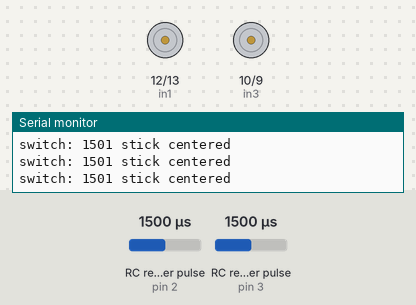
Bench run of a sketch on a simulated Arduino Uno, built with avr-gcc and run on an emulated ATmega328P. Parts: motor-driver pin pairs drawn as motors (green arrow = first pin HIGH = forward, orange = second pin HIGH = backward, longer = more drive, scaled by the enable pin), the last lines printed to the serial monitor. Wiring (inferred from the names in the program): 2 × RC receiver channel: data pin 2 / data pin 3. The inputs (shaded band) are chosen by the test bench; at power-on: RC receiver pulse (sensors on pin 2, pin 3) 1500 µs.

Above: at 1.2 s.
1.3 s: RC receiver pulse (sensor on pin 2) set to 1020 µs
At 2.1 s:
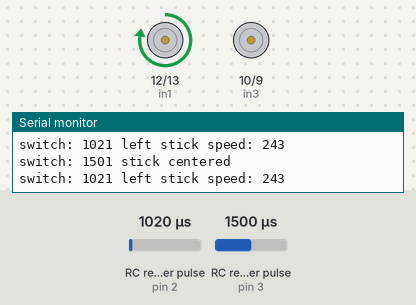
4.3 s: RC receiver pulse (sensor on pin 3) set to 1515 µs
7.3 s: RC receiver pulse (sensor on pin 3) set to 1540 µs
At 7.91 s:
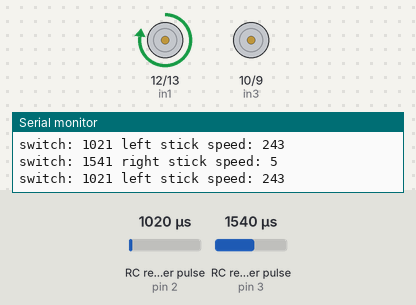
10.3 s: RC receiver pulse (sensor on pin 2) set to 1500 µs
At 11.0 s:
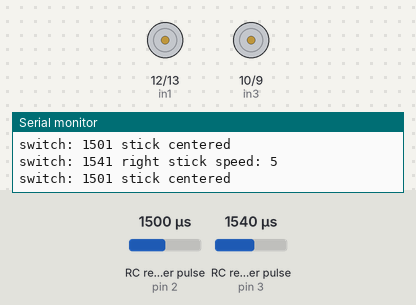
11.8 s: RC receiver pulse (sensor on pin 2) set to 1250 µs
At 13.5 s:
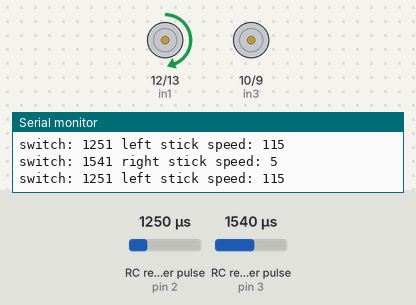
14.1 s: RC receiver pulse (sensor on pin 3) set to 1500 µs
Timing chart, 0 to 18.1 s (numbered marks = the images above; inputs shaded):
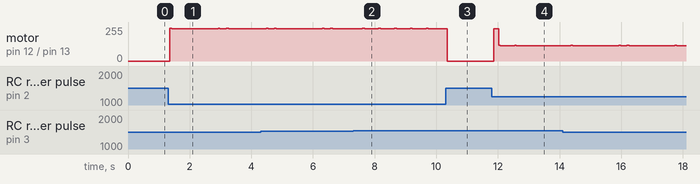

The sketch:

remote01.ino
```cpp
//>>>>> rc1 block <<<<<<
int in1 = 12;
int in2 = 13;

// PWM capable ports
int enable1 = 11;
// channel
int rc_channel1 = 2;

//>>>>> rc2 block <<<<<<
int in3 = 10;
int in4 = 9;

// PWM capable ports
int enable2 = 8;
// channel
int rc_channel2 = 3;


void setup() {
  // rc1 block
  pinMode(rc_channel1, INPUT);
  pinMode(in1, OUTPUT);
  pinMode(in2, OUTPUT);
  pinMode(enable1, OUTPUT);


  // rc2 block
  pinMode(rc_channel2, INPUT);
  pinMode(in3, OUTPUT);
  pinMode(in4, OUTPUT);
  pinMode(enable2, OUTPUT);

// global settings...
  Serial.begin(9600);
}


void loop_rc1() {

  int pwm = 0;
  //int swd = pulseIn(switchD, HIGH, 25000);
  int rc1 = pulseIn(rc_channel1, HIGH, 25000);

  Serial.print("switch: ");
  //Serial.print(swd);
  //Serial.print(" raw channel4: ");
  Serial.print(rc1);

  if(rc1==0){
      Serial.println(" no signal");
      digitalWrite(in1, LOW);
      digitalWrite(in2, LOW);
      analogWrite(enable1, 0);
  }
  else if(rc1 > 1530){ //right stick
      pwm = map(rc1, 1530, 2000, 0, 255); //map our speed to 0-255 range
      digitalWrite(in1, LOW);
      digitalWrite(in2, HIGH);
      analogWrite(enable1, pwm);
      Serial.print(" right stick speed: ");
      Serial.println(pwm);
  }
  else if(rc1 < 1460){
      pwm = map(rc1, 1460, 1000, 0, 255); //map our speed to 0-255 range
      digitalWrite(in1, HIGH);
      digitalWrite(in2, LOW);
      analogWrite(enable1, pwm);
      Serial.print(" left stick speed: ");
      Serial.println(pwm);
  }
  else{
      Serial.println(" stick centered");
      digitalWrite(in1, LOW);
      digitalWrite(in2, LOW);
      analogWrite(enable1, 0);
  }


}

void loop_rc2() {

  int pwm = 0;
    int rc2 = pulseIn(rc_channel2, HIGH, 25000);

  Serial.print("switch: ");

  Serial.print(rc2);

  if(rc2==0){
      Serial.println(" no signal");
      digitalWrite(in3, LOW);
      digitalWrite(in4, LOW);
      analogWrite(enable2, 0);
  }
  else if(rc2 > 1530){ //right stick
      pwm = map(rc2, 1530, 2000, 0, 255); //map our speed to 0-255 range
      digitalWrite(in3, LOW);
      digitalWrite(in4, HIGH);
      analogWrite(enable2, pwm);
      Serial.print(" right stick speed: ");
      Serial.println(pwm);
  }
  else if(rc2 < 1460){
      pwm = map(rc2, 1460, 1000, 0, 255); //map our speed to 0-255 range
      digitalWrite(in3, HIGH);
      digitalWrite(in4, LOW);
      analogWrite(enable2, pwm);
      Serial.print(" left stick speed: ");
      Serial.println(pwm);
  }
  else{
      Serial.println(" stick centered");
      digitalWrite(in3, LOW);
      digitalWrite(in4, LOW);
      analogWrite(enable2, 0);
  }

}

void loop() {
  loop_rc1();
  loop_rc2();
  delay(10);
}
```

Measured:
- the behaviour switches between 1529 and 1530 µs on RC receiver pulse (sensor on pin 3) (found by bisection; images 1 and 2)
- after the input at 1.3 s, motor on pin 12 (in1) / pin 13 (in2): alternates forward 246/255 for 0.07 s and forward 243/255 for 1.8 s, starting after 0.06 s
- after the input at 7.3 s, motor on pin 12 (in1) / pin 13 (in2): alternates forward 246/255 for 0.08 s and forward 243/255 for 0.44 s, starting after 0.30 s
- after the input at 10.3 s, motor on pin 12 (in1) / pin 13 (in2): forward 243/255 → stopped after 0.05 s
